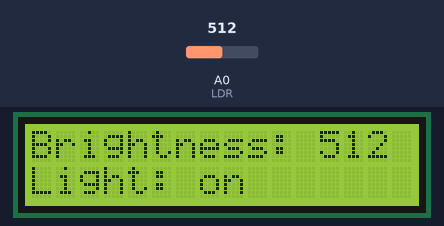
A sketch run on a simulated Arduino Uno, built with avr-gcc and run on an emulated ATmega328P. Shown: 16×2 character LCD. Inputs (shaded band) come from the test bench; at power-on: A0 (LDR) = 512.

Above: at 1.2 s.
1.3 s: A0 (LDR) set to 670
At 2.9 s:
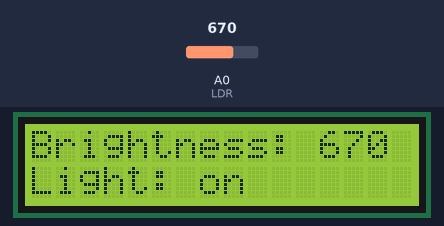
5.4 s: A0 (LDR) set to 691
At 6.6 s:
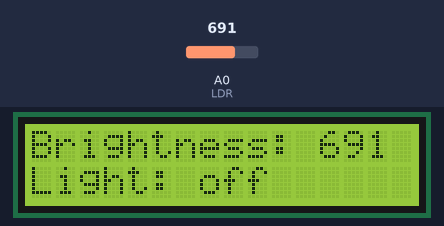
9.5 s: A0 (LDR) set to 716
At 11.1 s:
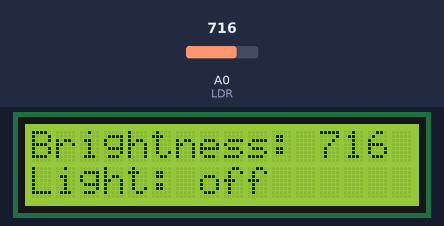

Measured:
- the behaviour switches between 679 and 680 on A0 (LDR) (found by bisection; images 1 and 2)
- after the input at 1.3 s, the display: first differs from a run without the input after 0.84 s (image 1)
- after the input at 5.4 s, the display: first differs from a run without the input after 0.85 s (image 2)
- after the input at 9.5 s, the display: first differs from a run without the input after 0.86 s (image 3)
- what the display in image 1 shows lasts 1.0 s, from 2.1 s to 3.1 s

The sketch:

LDR_to_LCD.ino
```cpp
//Importing liquidCrystal I2C library
#include <LiquidCrystal_I2C.h>
LiquidCrystal_I2C lcd(0x3f,16,2);

// Connect the A0 pin of the LDR module to the A0 pin of Arduino
// Connect LCD SDA -> A4 and SCL -> A5

#define LDR A0    //Define A0 as LDR

void setup(){

  // Initalize the lcd
  lcd.init();
  lcd.backlight();

}

void loop() {
  unsigned int AnalogValue;
  // Read the value from LDR
  AnalogValue = analogRead(LDR);

  lcd.setCursor(0,0);
  lcd.print("Brightness:");
  lcd.setCursor(12,0);
  lcd.print(AnalogValue);
  if (AnalogValue >= 680) {
    lcd.setCursor(0,1);
    lcd.print("Light: off");
  } else {
      lcd.setCursor(0,1);
      lcd.print("Light: on");
  }
  delay(1000);

  lcd.clear(); // Clear LCD to avoid overlay

}
```
